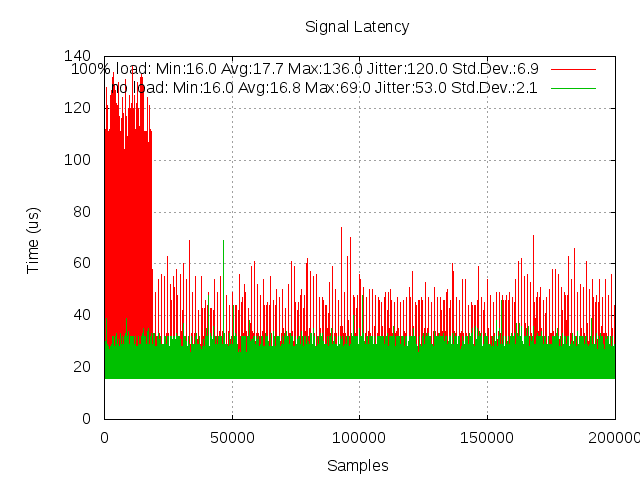

The gnuplot source for this figure:
###########Gnuplot script###################
#	set term post eps color solid enh
	set terminal png
	set grid
#	set xtics 50000
	
	
	set output "signal_latency.png"
	set xlabel "Samples"
	set ylabel "Time (us)"
	set title "Signal Latency"
	plot "signaltest-latency.log.100load"  with lines title "100% load: Min:16.0 Avg:17.7 Max:136.0 Jitter:120.0 Std.Dev.:6.9", \
		"signaltest-latency.log.noload"  with lines title "no load: Min:16.0 Avg:16.8 Max:69.0 Jitter:53.0 Std.Dev.:2.1"
############################################
